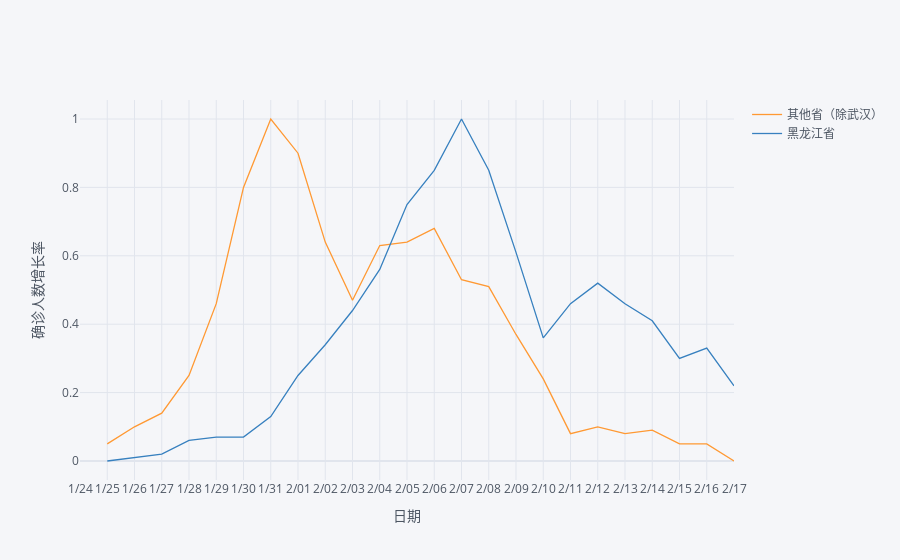

Notebook code for this chart:
### Code cell
province_d_increase_nor.iplot(xTitle='日期', yTitle='确诊人数增长率',)

### Figure 1 — Plotly figure (JSON) as saved in the notebook; plotly's stock layout.template omitted (floating-point values rounded to 4 significant figures)
{"data": [{"line": {"color": "rgba(255, 153, 51, 1.0)", "dash": "solid", "shape": "linear", "width": 1.3}, "mode": "lines", "name": "其他省（除武汉）", "text": "", "type": "scatter", "x": ["1/24", "1/25", "1/26", "1/27", "1/28", "1/29", "1/30", "1/31", "2/01", "2/02", "2/03", "2/04", "2/05", "2/06", "2/07", "2/08", "2/09", "2/10", "2/11", "2/12", "2/13", "2/14", "2/15", "2/16", "2/17"], "y": ["", 0.05, 0.1, 0.14, 0.25, 0.46, 0.8, 1, 0.9, 0.64, 0.47, 0.63, 0.64, 0.68, 0.53, 0.51, 0.37, 0.24, 0.08, 0.1, 0.08, 0.09, 0.05, 0.05, 0]}, {"line": {"color": "rgba(55, 128, 191, 1.0)", "dash": "solid", "shape": "linear", "width": 1.3}, "mode": "lines", "name": "黑龙江省", "text": "", "type": "scatter", "x": ["1/24", "1/25", "1/26", "1/27", "1/28", "1/29", "1/30", "1/31", "2/01", "2/02", "2/03", "2/04", "2/05", "2/06", "2/07", "2/08", "2/09", "2/10", "2/11", "2/12", "2/13", "2/14", "2/15", "2/16", "2/17"], "y": ["", 0, 0.01, 0.02, 0.06, 0.07, 0.07, 0.13, 0.25, 0.34, 0.44, 0.56, 0.75, 0.85, 1, 0.85, 0.61, 0.36, 0.46, 0.52, 0.46, 0.41, 0.3, 0.33, 0.22]}], "layout": {"legend": {"bgcolor": "#F5F6F9", "font": {"color": "#4D5663"}}, "paper_bgcolor": "#F5F6F9", "plot_bgcolor": "#F5F6F9", "title": {"font": {"color": "#4D5663"}}, "xaxis": {"gridcolor": "#E1E5ED", "showgrid": true, "tickfont": {"color": "#4D5663"}, "title": {"font": {"color": "#4D5663"}, "text": "日期"}, "zerolinecolor": "#E1E5ED"}, "yaxis": {"gridcolor": "#E1E5ED", "showgrid": true, "tickfont": {"color": "#4D5663"}, "title": {"font": {"color": "#4D5663"}, "text": "确诊人数增长率"}, "zerolinecolor": "#E1E5ED"}}}
